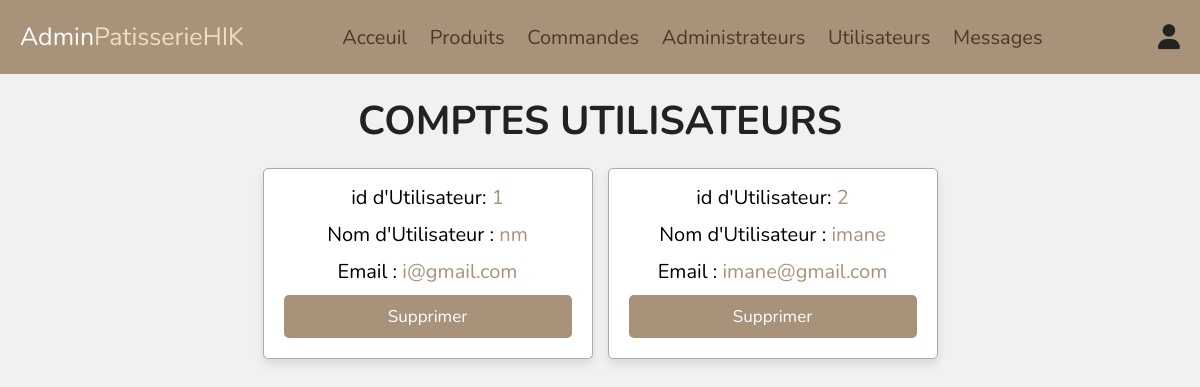
Screenshot of /admin/users_accounts.php (signed in) with the database file from the repository.
### tables this page shows
CREATE TABLE IF NOT EXISTS `users` (
  `id` int(100) NOT NULL AUTO_INCREMENT,
  `name` varchar(20) NOT NULL,
  `email` varchar(50) NOT NULL,
  `password` varchar(50) NOT NULL,
  PRIMARY KEY (`id`)
);

### admin/users_accounts.php (the view, shortened to what this page needs)
<?php
include '../components/connect.php';
?>
<!DOCTYPE html>
<html lang="en">
<head>
   <link rel="stylesheet" href="https://cdnjs.cloudflare.com/ajax/libs/font-awesome/6.1.1/css/all.min.css">
   <link rel="stylesheet" href="../css/admin_style.css">
</head>
<body>
<?php include '../components/admin_header.php'; ?>
<section class="accounts">
   <h1 class="heading">Comptes Utilisateurs</h1>
   <div class="box-container">
   <?php
      $select_accounts = $conn->prepare("SELECT * FROM `users`");
      $select_accounts->execute();
      if($select_accounts->rowCount() > 0){
         while($fetch_accounts = $select_accounts->fetch(PDO::FETCH_ASSOC)){
   ?>
   <div class="box">
      <p> id d'Utilisateur: <span><?= $fetch_accounts['id']; ?></span> </p>
      <p> Nom d'Utilisateur : <span><?= $fetch_accounts['name']; ?></span> </p>
      <p> Email : <span><?= $fetch_accounts['email']; ?></span> </p>
      <a href="users_accounts.php?delete=<?= $fetch_accounts['id']; ?>" onclick="return confirm('voulez-vous supprimer cet utilisateur?')" class="delete-btn">Supprimer</a>
   </div>
   <?php
         }
      }else{
         echo '<p class="empty">aucun compte </p>';
      }
   ?>
   </div>
</section>
</body>
</html>

### css/admin_style.css (style rules this page uses)
:root { --main-color: #a8927a; --primary-color: #eff1f3; --bg-color: #f1dcc2; --hover: #483b2d; --black:#222; --white:#fff; --border:.1rem solid #aaa; --box-shadow:0 .5rem 1rem rgba(0,0,0,.1); }
* { font-family: 'Nunito', sans-serif; margin:0; padding:0; box-sizing: border-box; outline: none; border:none; text-decoration: none; }
html { font-size: 62.5%; overflow-x: hidden; }
body { background-color: var(--primary-color); }
section { padding:2rem; max-width: 1200px; margin:0 auto; }
.heading { font-size: 4rem; color:var(--black); margin-bottom: 2rem; text-align: center; text-transform: uppercase; }
.btn, .delete-btn, .option-btn { display: block; width: 100%; margin-top: 1rem; border-radius: .5rem; padding:1rem 3rem; font-size: 1.7rem; text-transform: capitalize; color:var(--white); cursor: pointer; text-align: center; }
.delete-btn { background-color: var(--red); }
.accounts .box-container { display: grid; grid-template-columns: repeat(auto-fit, 33rem); gap:1.5rem; align-items: flex-start; justify-content: center; }
.accounts .box-container .box { padding:2rem; padding-top: .5rem; border-radius: .5rem; text-align: center; border:var(--border); background-color: var(--white); box-shadow: var(--box-shadow); }
.accounts .box-container .box a { background-color: var(--main-color); }
.accounts .box-container .box p { font-size: 2rem; color:var(--light-color); margin: 1rem 0; }
.accounts .box-container .box p span { color:var(--main-color); }

### rows the page displays
users: id "1", name "nm", email "i@gmail.com"
users: id "2", name "imane", email "imane@gmail.com"
